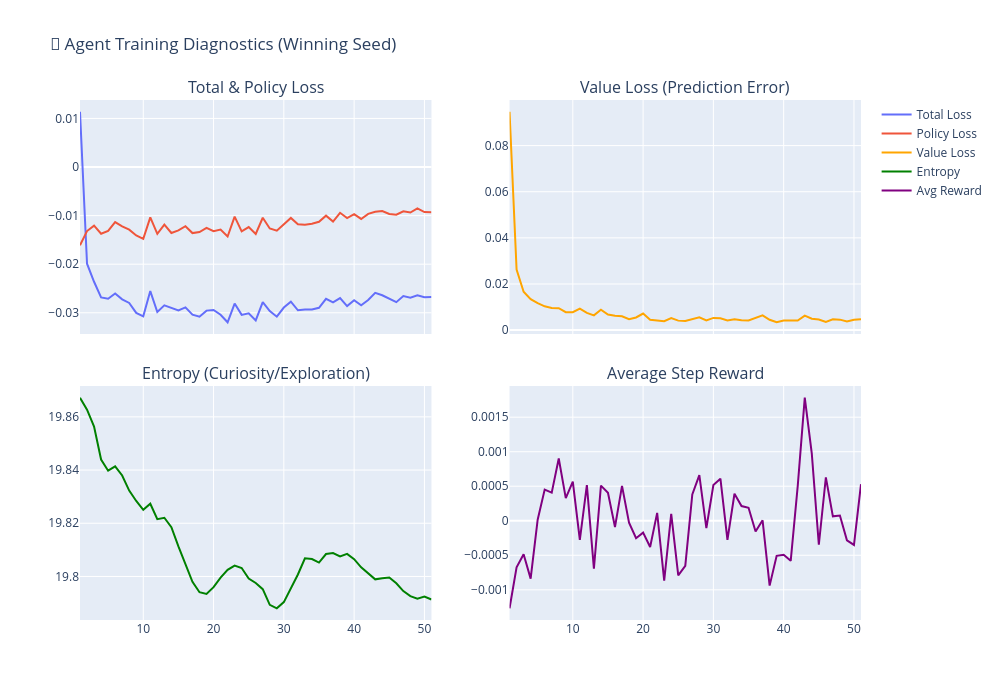

Notebook code cell kept with this figure:
### Markdown cell above
### Visualizing the Agent's Brain (Training Diagnostics)
This shows how the Neural Network converged over time.
* **Policy Loss**: How much the agent is changing its strategy (should stabilize).
* **Value Loss**: How accurate the Critic is at predicting rewards (should drop).
* **Entropy**: The "Curiosity" dial (gradually drops as the agent becomes confident).
* **Avg Reward**: The raw alpha the agent achieved in the training environment.

### Code cell
training_history = results.get("training_history", [])
metadata = results.get("metadata", {})

if training_history:
    history_df = pd.DataFrame(training_history)

    # Let's print out the exact parameters used to train this model
    print("=" * 50)
    print("⚙️ HYPERPARAMETERS USED FOR THIS RUN:")
    for k, v in metadata.items():
        print(f" - {k.ljust(20)} : {v}")
    print("=" * 50)

    # Plotting
    fig = make_subplots(
        rows=2,
        cols=2,
        subplot_titles=(
            "Total & Policy Loss",
            "Value Loss (Prediction Error)",
            "Entropy (Curiosity/Exploration)",
            "Average Step Reward",
        ),
        shared_xaxes=True,
        vertical_spacing=0.1,
    )

    # Top Left: Total Loss & Policy Loss
    fig.add_trace(
        go.Scatter(
            x=history_df["epoch"],
            y=history_df["total_loss"],
            mode="lines",
            name="Total Loss",
        ),
        row=1,
        col=1,
    )
    fig.add_trace(
        go.Scatter(
            x=history_df["epoch"],
            y=history_df["policy_loss"],
            mode="lines",
            name="Policy Loss",
        ),
        row=1,
        col=1,
    )

    # Top Right: Value Loss (The Critic)
    fig.add_trace(
        go.Scatter(
            x=history_df["epoch"],
            y=history_df["value_loss"],
            mode="lines",
            name="Value Loss",
            line=dict(color="orange"),
        ),
        row=1,
        col=2,
    )

    # Bottom Left: Entropy
    fig.add_trace(
        go.Scatter(
            x=history_df["epoch"],
            y=history_df["entropy"],
            mode="lines",
            name="Entropy",
            line=dict(color="green"),
        ),
        row=2,
        col=1,
    )

    # Bottom Right: Avg Epoch Reward
    fig.add_trace(
        go.Scatter(
            x=history_df["epoch"],
            y=history_df["avg_reward"],
            mode="lines",
            name="Avg Reward",
            line=dict(color="purple"),
        ),
        row=2,
        col=2,
    )

    fig.update_layout(
        height=700,
        width=1000,
        title_text="🧠 Agent Training Diagnostics (Winning Seed)",
    )
    fig.show()
else:
    print(
        "⚠️ No training history found in this pickle file. (Was it trained using the old script?)"
    )

### Figure 1 — Plotly figure (JSON) as saved in the notebook; plotly's stock layout.template omitted (floating-point values rounded to 4 significant figures)
{"data": [{"mode": "lines", "name": "Total Loss", "type": "scatter", "x": [1, 2, 3, 4, 5, 6, 7, 8, 9, 10, 11, 12, 13, 14, 15, 16, 17, 18, 19, 20, 21, 22, 23, 24, 25, 26, 27, 28, 29, 30, 31, 32, 33, 34, 35, 36, 37, 38, 39, 40, 41, 42, 43, 44, 45, 46, 47, 48, 49, 50, 51], "xaxis": "x", "y": [0.01139, -0.0199, -0.02361, -0.02685, -0.0271, -0.02603, -0.02723, -0.02797, -0.03002, -0.03072, -0.02553, -0.02983, -0.02847, -0.02899, -0.0295, -0.02888, -0.03039, -0.0308, -0.02956, -0.02942, -0.03041, -0.03196, -0.0281, -0.03043, -0.03012, -0.03158, -0.02782, -0.02965, -0.0308, -0.02892, -0.02772, -0.02949, -0.02931, -0.02934, -0.02898, -0.02713, -0.02785, -0.02699, -0.02862, -0.02741, -0.02845, -0.02737, -0.02589, -0.0264, -0.02714, -0.02782, -0.02655, -0.02689, -0.02639, -0.02681, -0.02674], "yaxis": "y"}, {"mode": "lines", "name": "Policy Loss", "type": "scatter", "x": [1, 2, 3, 4, 5, 6, 7, 8, 9, 10, 11, 12, 13, 14, 15, 16, 17, 18, 19, 20, 21, 22, 23, 24, 25, 26, 27, 28, 29, 30, 31, 32, 33, 34, 35, 36, 37, 38, 39, 40, 41, 42, 43, 44, 45, 46, 47, 48, 49, 50, 51], "xaxis": "x", "y": [-0.01609, -0.01318, -0.01206, -0.01373, -0.01313, -0.01135, -0.01221, -0.01288, -0.01409, -0.01479, -0.01036, -0.01375, -0.01186, -0.01358, -0.01305, -0.01218, -0.0136, -0.0134, -0.01251, -0.01322, -0.01286, -0.0143, -0.01022, -0.01325, -0.01237, -0.01378, -0.01044, -0.01265, -0.0131, -0.01178, -0.01049, -0.0118, -0.01188, -0.01169, -0.01127, -0.01001, -0.01124, -0.009422, -0.01051, -0.009709, -0.01069, -0.009643, -0.009227, -0.009056, -0.009658, -0.009814, -0.009111, -0.009367, -0.008496, -0.009277, -0.009287], "yaxis": "y"}, {"line": {"color": "orange"}, "mode": "lines", "name": "Value Loss", "type": "scatter", "x": [1, 2, 3, 4, 5, 6, 7, 8, 9, 10, 11, 12, 13, 14, 15, 16, 17, 18, 19, 20, 21, 22, 23, 24, 25, 26, 27, 28, 29, 30, 31, 32, 33, 34, 35, 36, 37, 38, 39, 40, 41, 42, 43, 44, 45, 46, 47, 48, 49, 50, 51], "xaxis": "x2", "y": [0.09469, 0.02629, 0.01661, 0.01344, 0.01174, 0.01031, 0.009632, 0.009494, 0.007784, 0.007788, 0.009302, 0.007483, 0.006415, 0.008825, 0.006727, 0.006196, 0.006018, 0.004773, 0.005491, 0.007195, 0.00451, 0.004282, 0.003848, 0.00524, 0.004111, 0.004, 0.004838, 0.005584, 0.004178, 0.005291, 0.005121, 0.004219, 0.004744, 0.004307, 0.004201, 0.005372, 0.006382, 0.004486, 0.003388, 0.004209, 0.004084, 0.004158, 0.006278, 0.004913, 0.004634, 0.003592, 0.004701, 0.004541, 0.003798, 0.004528, 0.004683], "yaxis": "y2"}, {"line": {"color": "green"}, "mode": "lines", "name": "Entropy", "type": "scatter", "x": [1, 2, 3, 4, 5, 6, 7, 8, 9, 10, 11, 12, 13, 14, 15, 16, 17, 18, 19, 20, 21, 22, 23, 24, 25, 26, 27, 28, 29, 30, 31, 32, 33, 34, 35, 36, 37, 38, 39, 40, 41, 42, 43, 44, 45, 46, 47, 48, 49, 50, 51], "xaxis": "x3", "y": [19.87, 19.86, 19.86, 19.84, 19.84, 19.84, 19.84, 19.83, 19.83, 19.83, 19.83, 19.82, 19.82, 19.82, 19.81, 19.8, 19.8, 19.79, 19.79, 19.8, 19.8, 19.8, 19.8, 19.8, 19.8, 19.8, 19.8, 19.79, 19.79, 19.79, 19.8, 19.8, 19.81, 19.81, 19.81, 19.81, 19.81, 19.81, 19.81, 19.81, 19.8, 19.8, 19.8, 19.8, 19.8, 19.8, 19.79, 19.79, 19.79, 19.79, 19.79], "yaxis": "y3"}, {"line": {"color": "purple"}, "mode": "lines", "name": "Avg Reward", "type": "scatter", "x": [1, 2, 3, 4, 5, 6, 7, 8, 9, 10, 11, 12, 13, 14, 15, 16, 17, 18, 19, 20, 21, 22, 23, 24, 25, 26, 27, 28, 29, 30, 31, 32, 33, 34, 35, 36, 37, 38, 39, 40, 41, 42, 43, 44, 45, 46, 47, 48, 49, 50, 51], "xaxis": "x4", "y": [-0.001268, -0.0006755, -0.0004845, -0.0008381, 1.457e-05, 0.000452, 0.0004075, 0.0009017, 0.0003273, 0.0005659, -0.000276, 0.0005166, -0.0006925, 0.0005083, 0.0004056, -9.081e-05, 0.0005055, -2.696e-05, -0.000253, -0.0001721, -0.0003809, 0.0001145, -0.0008686, 9.847e-05, -0.0007905, -0.0006533, 0.0003821, 0.0006598, -0.0001072, 0.0005177, 0.000609, -0.0002779, 0.0003909, 0.0002133, 0.000187, -0.0001559, 6.709e-06, -0.00094, -0.0005083, -0.0004916, -0.0005801, 0.0005061, 0.001782, 0.0009724, -0.0003478, 0.0006284, 6.387e-05, 7.502e-05, -0.000284, -0.0003501, 0.0005303], "yaxis": "y4"}], "layout": {"annotations": [{"font": {"size": 16}, "showarrow": false, "text": "Total & Policy Loss", "x": 0.225, "xanchor": "center", "xref": "paper", "y": 1, "yanchor": "bottom", "yref": "paper"}, {"font": {"size": 16}, "showarrow": false, "text": "Value Loss (Prediction Error)", "x": 0.775, "xanchor": "center", "xref": "paper", "y": 1, "yanchor": "bottom", "yref": "paper"}, {"font": {"size": 16}, "showarrow": false, "text": "Entropy (Curiosity/Exploration)", "x": 0.225, "xanchor": "center", "xref": "paper", "y": 0.45, "yanchor": "bottom", "yref": "paper"}, {"font": {"size": 16}, "showarrow": false, "text": "Average Step Reward", "x": 0.775, "xanchor": "center", "xref": "paper", "y": 0.45, "yanchor": "bottom", "yref": "paper"}], "height": 700, "title": {"text": "🧠 Agent Training Diagnostics (Winning Seed)"}, "width": 1000, "xaxis": {"anchor": "y", "domain": [0, 0.45], "matches": "x3", "showticklabels": false}, "xaxis2": {"anchor": "y2", "domain": [0.55, 1], "matches": "x4", "showticklabels": false}, "xaxis3": {"anchor": "y3", "domain": [0, 0.45]}, "xaxis4": {"anchor": "y4", "domain": [0.55, 1]}, "yaxis": {"anchor": "x", "domain": [0.55, 1]}, "yaxis2": {"anchor": "x2", "domain": [0.55, 1]}, "yaxis3": {"anchor": "x3", "domain": [0, 0.45]}, "yaxis4": {"anchor": "x4", "domain": [0, 0.45]}}}
